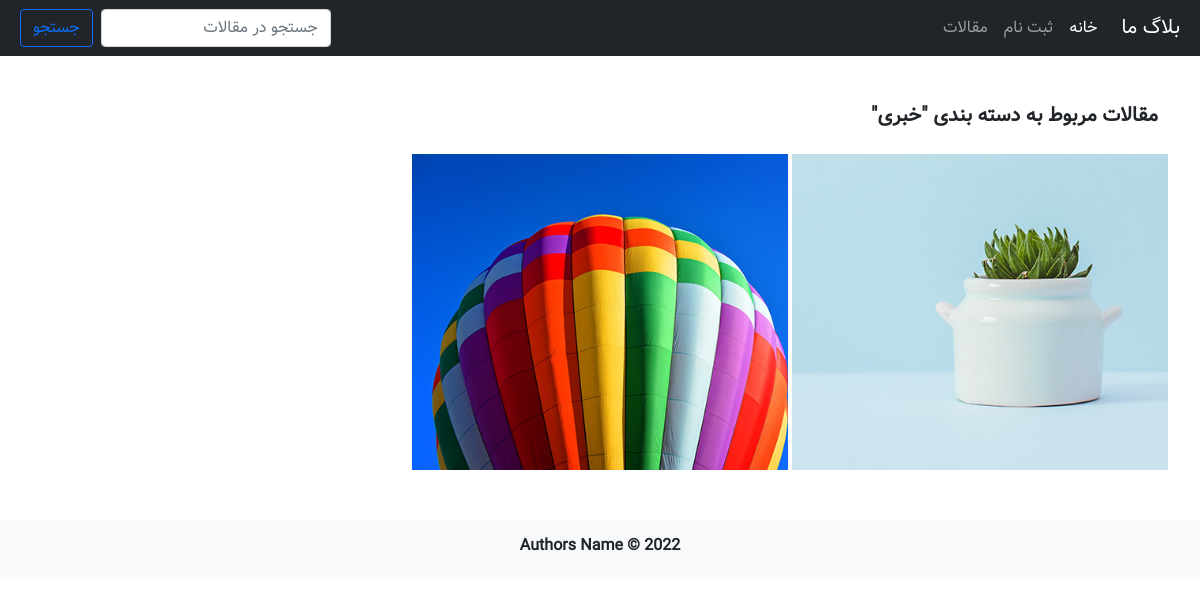
The app's page /categories/2 with its own data.
### blog/models.py (models this page shows, shortened)
class Category(models.Model):
    name = models.CharField(max_length=200, verbose_name='دسته بندی')
    image = models.ImageField(
        upload_to='categories', default='defaultpics/catdefault.jpg'
    )
    created = models.DateTimeField(
        auto_now_add=True, verbose_name='تاریخ ایجاد'
    )
    updated = models.DateTimeField(
        auto_now=True, verbose_name='تاریخ آخرین ویرایش'
    )
    is_deleted = models.BooleanField(
        default=False, verbose_name='پاک شده/نشده'
    )
    is_active = models.BooleanField(default=True, verbose_name='فعال/غیرفعال')
    class Meta:
        verbose_name = 'دسته بندی'
        verbose_name_plural = 'دسته بندی ها'

class Article(models.Model):
    title = models.CharField(max_length=75, verbose_name='عنوان')
    description = models.TextField(verbose_name='توضیحات')
    author = models.ForeignKey(
        User, on_delete=models.CASCADE, related_name='articles', verbose_name='نویسنده'
    )
    image = models.ImageField(
        upload_to='articles/', verbose_name='تصویر مقاله'
    )
    hits = models.ManyToManyField(
        IPAddress, related_name='articles', blank=True, verbose_name='بازدید ها'
    )
    publish_time = models.DateTimeField(
        default=timezone.now, verbose_name='زمان انتشار'
    )
    categories = models.ManyToManyField(
        Category, related_name='articles', verbose_name='دسته بندی ها'
    )
    created = models.DateTimeField(
        auto_now_add=True, verbose_name='تاریخ ایجاد'
    )
    updated = models.DateTimeField(
        auto_now=True, verbose_name='تاریخ آخرین ویرایش'
    )
    class Meta:
        verbose_name = 'مقاله'
        verbose_name_plural = 'مقالات'
    def get_thumbnail(self):
        return format_html(f"<img width=100 height=75 style='border-radius: 5px;' src='{self.image.url}'>")
    get_thumbnail.short_description = "تصویر"
    def get_replace_name(self):
        return f"{self.title.replace(' ', '-')}"

### blog/views.py (the view)
# urls.py: path('categories/<int:pk>', CategoryDetails.as_view(), name='category_articles'),
class CategoryDetails(DetailView):
    def get_object(self):
        category_pk = self.kwargs.get('pk')
        category = get_object_or_404(
            Category, pk=category_pk
        )
        return category
    template_name = 'blog/category_articles.html'

### blog/templates/blog/category_articles.html (shortened to what this page needs)
{% extends '_base.html' %}
{% block content %}
    <section class="container my-5">
        <div class="row">
            <section class="col-md-12">
                <div class="row">
                    <div class="col-md-12">
                        <h5 class="text-bold mb-4">مقالات مربوط به دسته بندی "{{ category.name }}"</h5>
                    </div>
                    {% for article in category.articles.all %}
                    <article class="col-md-4 article-card">
                        <div>
                            <img src="{{ article.image.url }}" class="article-img" alt="article 1">
                        </div>
                    </article>
                    {% endfor %}
                </div>
            </section>
        </div>
    </section>
{% endblock content %}

### assets/css/style.css (style rules this page uses)
body { font-family: "Vazir"; }
.text-bold { font-weight: 600; }
.article-card { overflow: hidden; position: relative; height: 320px; border: 2.5px solid #fff; }
.article-img { min-width: 100%; height: 100%; position: absolute; left: 0; }

### records on screen
Category: name "خبری"
Article: image (picture)
Article: image (picture)
